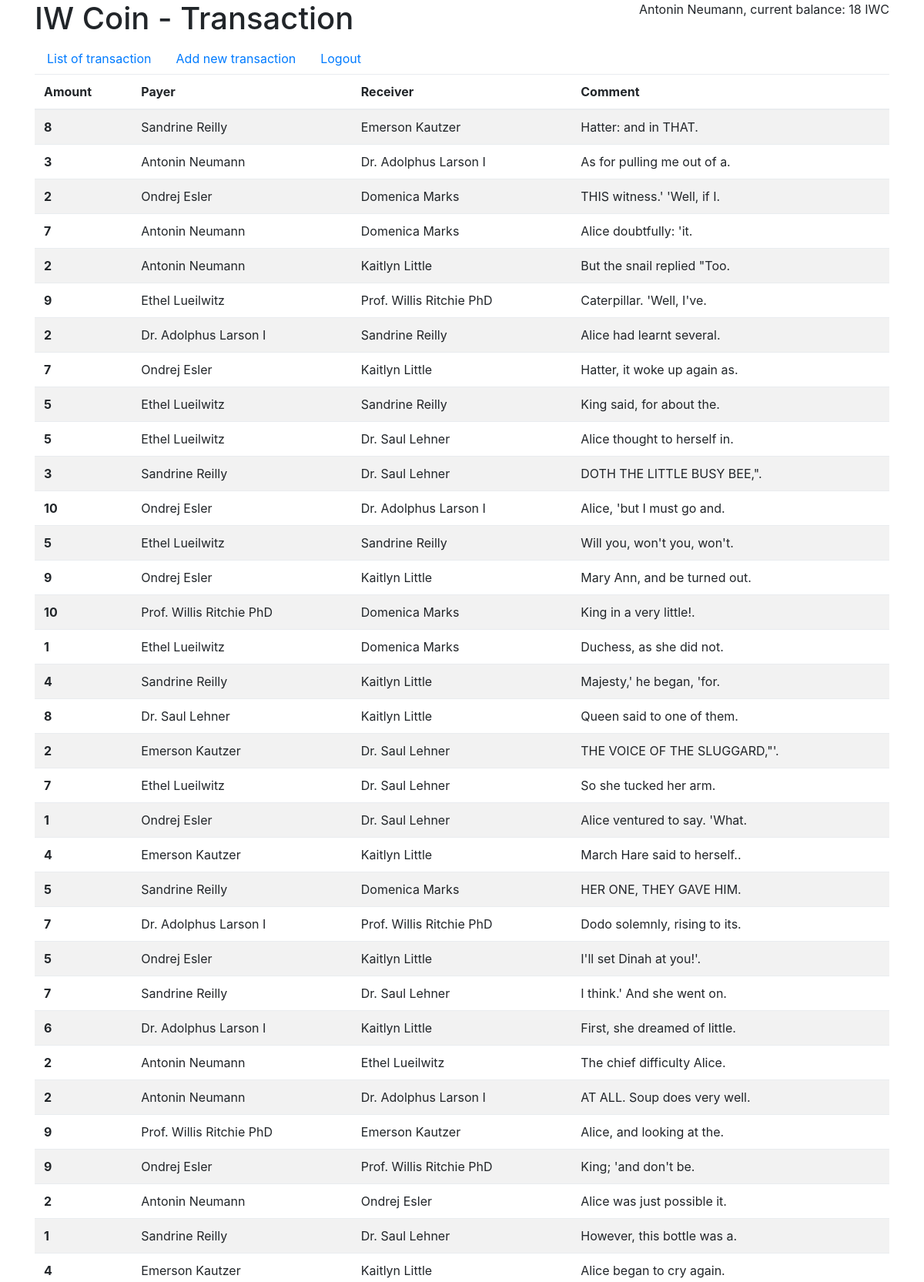
The page / (signed in, upper part) on the database its author committed.
### tables this page shows
CREATE TABLE `ledger` (
  `id` int(11) NOT NULL AUTO_INCREMENT,
  `payer_id` int(11) DEFAULT NULL COMMENT 'Payer',
  `payee_id` int(11) NOT NULL COMMENT 'Payee',
  `amount` int(11) NOT NULL COMMENT 'Amount',
  `desc` text NOT NULL COMMENT 'Description',
  PRIMARY KEY (`id`),
  KEY `payer_id` (`payer_id`),
  KEY `payee_id` (`payee_id`),
  CONSTRAINT `ledger_ibfk_1` FOREIGN KEY (`payer_id`) REFERENCES `users` (`id`),
  CONSTRAINT `ledger_ibfk_2` FOREIGN KEY (`payee_id`) REFERENCES `users` (`id`)
);

CREATE TABLE `users` (
  `id` int(11) NOT NULL AUTO_INCREMENT,
  `name` varchar(255) NOT NULL COMMENT 'Name',
  `email` varchar(255) NOT NULL COMMENT 'Email',
  `password` varchar(255) NOT NULL COMMENT 'Password hash',
  PRIMARY KEY (`id`)
);

### include/model.php (called while the page is built, shortened)
<?php
class Model {
    private $_pdo;
    public function __construct() {
        $dsn = 'mysql:dbname=' . getenv('MYSQL_DATABASE') . ';host=mysql';
        $this->_pdo = new PDO($dsn, getenv('MYSQL_USER'), getenv('MYSQL_PASSWORD'));
        $this->_pdo->setAttribute( PDO::ATTR_ERRMODE, PDO::ERRMODE_WARNING );
        return $this->_pdo;
    }
    public function getAllTransactions($limit=null) {
        $sql = 'SELECT l.*, u1.name as payer, u2.name as payee
            FROM ledger l
            LEFT JOIN users u1 ON u1.id = l.payer_id
            LEFT JOIN users u2 ON u2.id = l.payee_id
            ORDER BY id DESC';
        $stmt = $this->_pdo->prepare($sql);
        $q = $stmt->execute();
        return $stmt->fetchAll(PDO::FETCH_ASSOC);
    }
    public function getUserBalance($userId) {
        $stmt = $this->_pdo->prepare('SELECT SUM(amount) as total
            FROM ledger l
            WHERE payer_id = ?');
        $stmt->execute([$userId]);
        $credit = $stmt->fetch();
        $stmt = $this->_pdo->prepare('SELECT SUM(amount) as total
            FROM ledger l
            WHERE payee_id = ?');
        $stmt->execute([$userId]);
        $debit = $stmt->fetch();
        return intval($debit['total']) - intval($credit['total']);
    }
}

### include/list.php (the view)
<?php
$transactions = $model->getAllTransactions($_GET['limit']);
?>
<h1>IW Coin - Transaction</h1>
<?php include_once('include/nav.php'); ?>
<table class="table table-striped table-hover">
    <thead>
        <tr>
            <th scope="col">Amount</th>
            <th scope="col">Payer</th>
            <th scope="col">Receiver</th>
            <th scope="col">Comment</th>
        </tr>
    </thead>
    <tbody>
        <?php foreach($transactions as $tr): ?>
        <tr>
            <th scope="row"><?= $tr['amount'] ?></th>
            <td><?= ENABLE_XSS ? $tr['payer'] : htmlentities($tr['payer']) ?></td>
            <td><?= ENABLE_XSS ? $tr['payee'] : htmlentities($tr['payee']) ?></td>
            <td><?= ENABLE_XSS ? $tr['desc'] : htmlentities($tr['desc']) ?></td>
        </tr>
        <?php endforeach; ?>
    </tbody>
</table>

### index.php (shortened to what this page needs)
<?php
require_once('include/model.php');
$model = new Model();
if (isset($_SESSION['user'])) {
    $currentUserBalance = $model->getUserBalance($_SESSION['user']['id']);
}
?>
<html>
    <head>
        <link rel="stylesheet" href="css/bootstrap.min.css" type="text/css">
    </head>
    <body>
        <div class="container">
            <?php if (isset($_SESSION['user'])): ?>
                <div class="float-right">
                    <?= $_SESSION['user']['name'] ?>,
                    current balance: <?= $currentUserBalance ?> IWC
                </div>
            <?php endif; ?>
            <?php
                if (!isset($_SESSION['user'])) {
                    require_once('include/login.php');
                }
                else {
                    require_once('include/' . ($_GET['path'] ?? 'list') . '.php');
                }
            ?>
        </div>
    </body>
</html>

### include/nav.php
<ul class="nav">
  <li class="nav-item">
    <a class="nav-link active" href="/?path=list">List of transaction</a>
  </li>
  <li class="nav-item">
    <a class="nav-link" href="/?path=create">Add new transaction</a>
  </li>
  <li class="nav-item">
    <a class="nav-link" href="/?path=logout">Logout</a>
  </li>
</ul>

### rows shown on the page
ledger: amount "8", payer.name "Sandrine Reilly", payee.name "Emerson Kautzer", desc "Hatter: and in THAT."
ledger: amount "3", payer.name "Antonin Neumann", payee.name "Dr. Adolphus Larson I", desc "As for pulling me out of a."
ledger: amount "2", payer.name "Ondrej Esler", payee.name "Domenica Marks", desc "THIS witness.' 'Well, if I."
ledger: amount "7", payer.name "Antonin Neumann", payee.name "Domenica Marks", desc "Alice doubtfully: 'it."
ledger: amount "2", payer.name "Antonin Neumann", payee.name "Kaitlyn Little", desc "But the snail replied \"Too."
ledger: amount "9", payer.name "Ethel Lueilwitz", payee.name "Prof. Willis Ritchie PhD", desc "Caterpillar. 'Well, I've."
ledger: amount "2", payer.name "Dr. Adolphus Larson I", payee.name "Sandrine Reilly", desc "Alice had learnt several."
ledger: amount "7", payer.name "Ondrej Esler", payee.name "Kaitlyn Little", desc "Hatter, it woke up again as."
ledger: amount "5", payer.name "Ethel Lueilwitz", payee.name "Sandrine Reilly", desc "King said, for about the."
ledger: amount "5", payer.name "Ethel Lueilwitz", payee.name "Dr. Saul Lehner", desc "Alice thought to herself in."
ledger: amount "3", payer.name "Sandrine Reilly", payee.name "Dr. Saul Lehner", desc "DOTH THE LITTLE BUSY BEE,\"."
ledger: amount "10", payer.name "Ondrej Esler", payee.name "Dr. Adolphus Larson I", desc "Alice, 'but I must go and."
ledger: amount "5", payer.name "Ethel Lueilwitz", payee.name "Sandrine Reilly", desc "Will you, won't you, won't."
ledger: amount "9", payer.name "Ondrej Esler", payee.name "Kaitlyn Little", desc "Mary Ann, and be turned out."
ledger: amount "10", payer.name "Prof. Willis Ritchie PhD", payee.name "Domenica Marks", desc "King in a very little!."
ledger: amount "1", payer.name "Ethel Lueilwitz", payee.name "Domenica Marks", desc "Duchess, as she did not."
ledger: amount "4", payer.name "Sandrine Reilly", payee.name "Kaitlyn Little", desc "Majesty,' he began, 'for."
ledger: amount "8", payer.name "Dr. Saul Lehner", payee.name "Kaitlyn Little", desc "Queen said to one of them."
ledger: amount "2", payer.name "Emerson Kautzer", payee.name "Dr. Saul Lehner", desc "THE VOICE OF THE SLUGGARD,\"'."
ledger: amount "7", payer.name "Ethel Lueilwitz", payee.name "Dr. Saul Lehner", desc "So she tucked her arm."
ledger: amount "1", payer.name "Ondrej Esler", payee.name "Dr. Saul Lehner", desc "Alice ventured to say. 'What."
ledger: amount "4", payer.name "Emerson Kautzer", payee.name "Kaitlyn Little", desc "March Hare said to herself.."
ledger: amount "5", payer.name "Sandrine Reilly", payee.name "Domenica Marks", desc "HER ONE, THEY GAVE HIM."
ledger: amount "7", payer.name "Dr. Adolphus Larson I", payee.name "Prof. Willis Ritchie PhD", desc "Dodo solemnly, rising to its."
ledger: amount "5", payer.name "Ondrej Esler", payee.name "Kaitlyn Little", desc "I'll set Dinah at you!'."
ledger: amount "7", payer.name "Sandrine Reilly", payee.name "Dr. Saul Lehner", desc "I think.' And she went on."
ledger: amount "6", payer.name "Dr. Adolphus Larson I", payee.name "Kaitlyn Little", desc "First, she dreamed of little."
ledger: amount "2", payer.name "Antonin Neumann", payee.name "Ethel Lueilwitz", desc "The chief difficulty Alice."
ledger: amount "2", payer.name "Antonin Neumann", payee.name "Dr. Adolphus Larson I", desc "AT ALL. Soup does very well."
ledger: amount "9", payer.name "Prof. Willis Ritchie PhD", payee.name "Emerson Kautzer", desc "Alice, and looking at the."
ledger: amount "9", payer.name "Ondrej Esler", payee.name "Prof. Willis Ritchie PhD", desc "King; 'and don't be."
ledger: amount "2", payer.name "Antonin Neumann", payee.name "Ondrej Esler", desc "Alice was just possible it."
ledger: amount "1", payer.name "Sandrine Reilly", payee.name "Dr. Saul Lehner", desc "However, this bottle was a."
ledger: amount "4", payer.name "Emerson Kautzer", payee.name "Kaitlyn Little", desc "Alice began to cry again."

### other values the page prints
$_SESSION['user']['name'] "Antonin Neumann"
$currentUserBalance "18"
